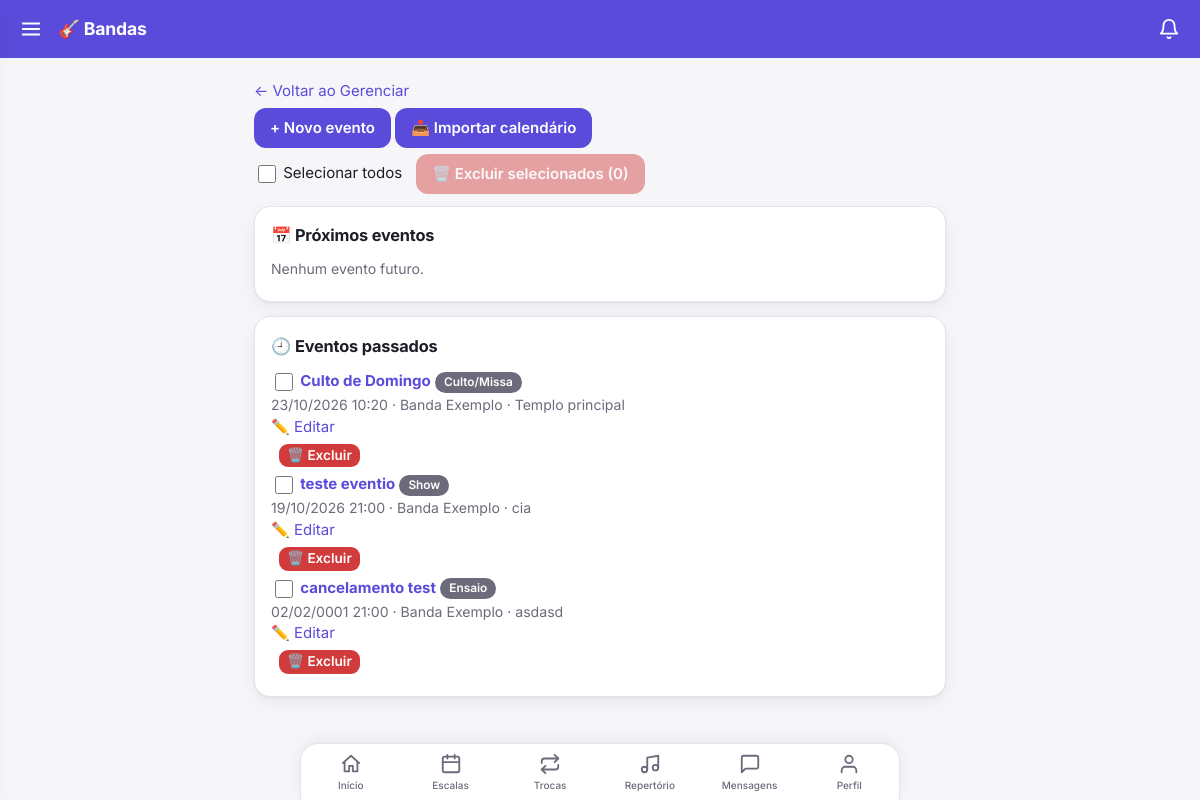
The app's page /eventos/ (signed in), older data.
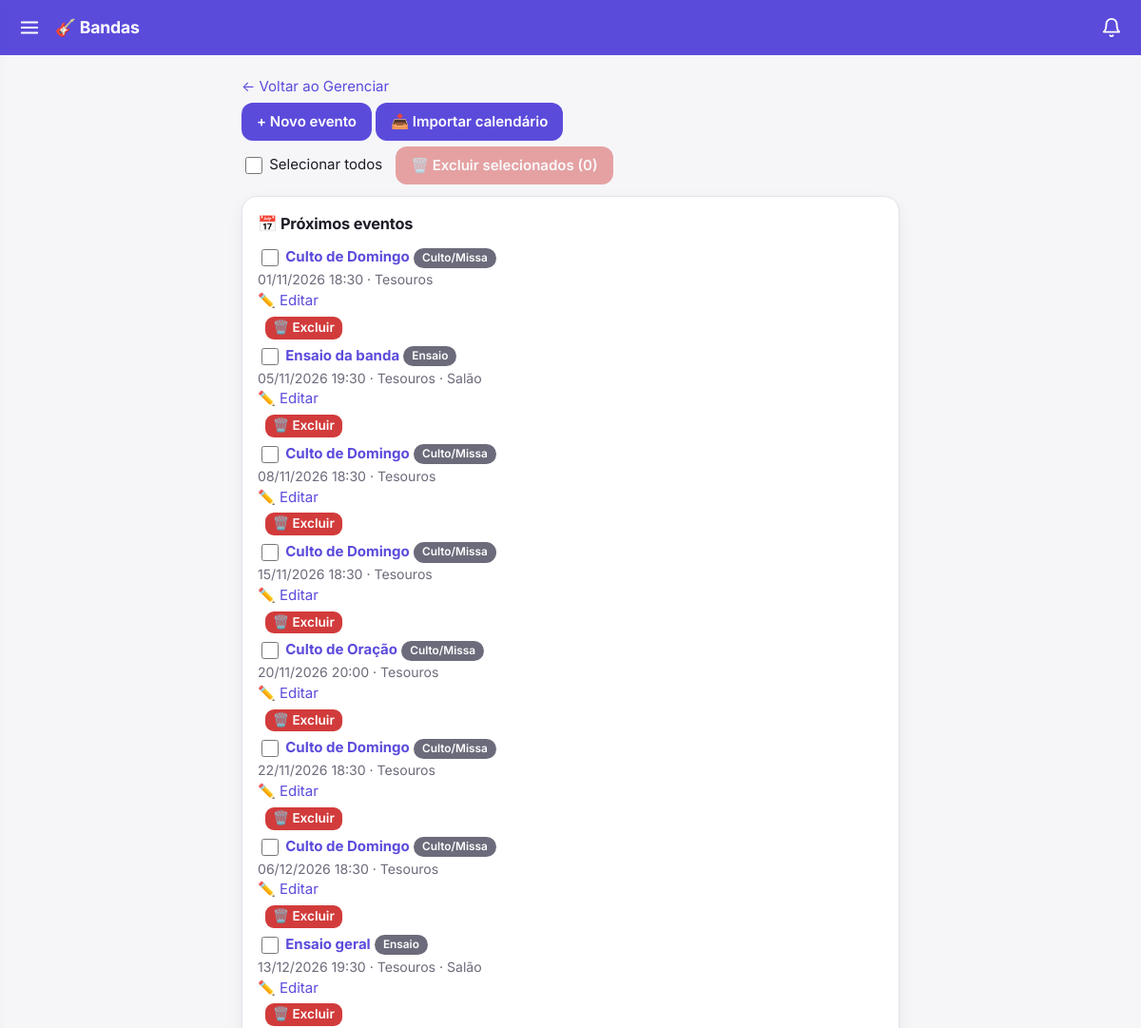
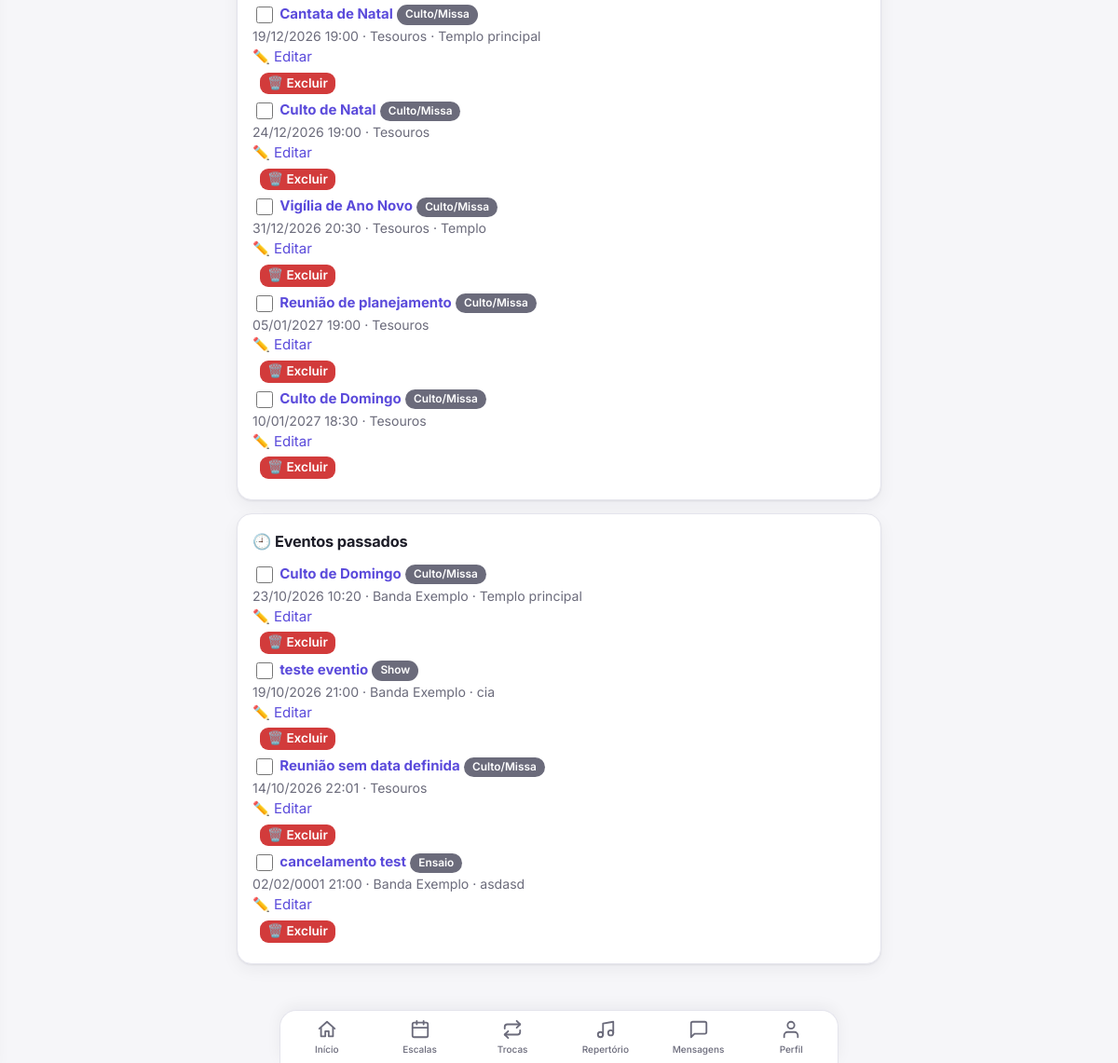
The same page, newer data (2 pictures, top to bottom).
### core/models.py (models this page shows, shortened)
class Evento(models.Model):
    TIPOS = [("ensaio", "Ensaio"), ("culto", "Culto/Missa"), ("show", "Show"), ("outro", "Outro")]
    banda = models.ForeignKey(Banda, on_delete=models.CASCADE, related_name="eventos")
    titulo = models.CharField(max_length=150)
    tipo = models.CharField(max_length=10, choices=TIPOS, default="ensaio")
    data_hora = models.DateTimeField()
    local = models.CharField(max_length=150, blank=True)
    descricao = models.TextField(blank=True)
    importacao = models.ForeignKey("ImportacaoEventos", null=True, blank=True, on_delete=models.SET_NULL,
                                   related_name="eventos")
    class Meta:
        ordering = ["data_hora"]

class Banda(models.Model):
    nome = models.CharField(max_length=100)
    descricao = models.TextField(blank=True)
    def __str__(self):
        return self.nome

### core/views.py (the view)
# urls.py: path("eventos/", v.eventos_lista, name="eventos"),
@login_required
def eventos_lista(request):
    if not _eh_lider(request.user):
        return redirect("home")
    qs = (Evento.objects.filter(banda__membros__user=request.user, banda__membros__papel="lider")
          .select_related("banda").distinct())
    agora = timezone.now()
    return render(request, "eventos.html", dict(futuros=qs.filter(data_hora__gte=agora).order_by("data_hora"),
                                                passados=qs.filter(data_hora__lt=agora).order_by("-data_hora")))

### core/templatetags/menu.py (called while the page is built)
@register.simple_tag(takes_context=True)
def usuario_eh_lider(context):
    u = context["request"].user
    return u.is_authenticated and Membro.objects.filter(user=u, papel="lider").exists()

### core/views.py (called while the page is built)
def _eh_lider(user):
    return Membro.objects.filter(user=user, papel="lider").exists()

### core/templates/eventos.html (shortened to what this page needs)
{% extends "base.html" %}{% block content %}
<p><a href="{% url 'gerenciar' %}">← Voltar ao Gerenciar</a></p>
<p><a href="{% url 'evento_novo' %}"><button>+ Novo evento</button></a> <a href="{% url 'importar_eventos' %}"><button>📥 Importar calendário</button></a></p>
{% if futuros or passados %}{% url 'evento_excluir_lote' as u %}{% include "_lote_barra.html" with acao=u aviso="Excluir {n} evento(s)? A escala e o setlist deles também serão apagados. Não dá para desfazer." %}{% endif %}
<div class="card"><h2>📅 Próximos eventos</h2>
{% for ev in futuros %}{% include "evento_linha.html" %}{% empty %}<p class="mut">Nenhum evento futuro.</p>{% endfor %}</div>
{% if passados %}<div class="card"><h2>🕘 Eventos passados</h2>
{% for ev in passados %}{% include "evento_linha.html" %}{% endfor %}</div>{% endif %}
{% endblock %}

### core/templates/evento_linha.html
<p><input type="checkbox" name="ids" value="{{ ev.pk }}" form="form-lote"> <a href="{% url 'evento' ev.pk %}"><b>{{ ev.titulo }}</b></a> <span class="tag">{{ ev.get_tipo_display }}</span><br>
<span class="mut">{{ ev.data_hora|date:"d/m/Y H:i" }} · {{ ev.banda }}{% if ev.local %} · {{ ev.local }}{% endif %}</span><br>
<a href="{% url 'evento_editar' ev.pk %}">✏️ Editar</a>
<form class="inl" method="post" action="{% url 'evento_excluir' ev.pk %}" onsubmit="return confirm('Excluir {{ ev.titulo|escapejs }}? A escala e o setlist dele também serão apagados.')">{% csrf_token %}<button class="no">🗑️ Excluir</button></form></p>

Row changes from the older to the newer data that the page shows:
added Evento: titulo "Culto de Domingo", tipo "Culto/Missa", data_hora "01/11/2026 18:30", banda "Tesouros", shown under "📅 Próximos eventos"
added Evento: titulo "Ensaio da banda", tipo "Ensaio", data_hora "05/11/2026 19:30", banda "Tesouros", local "Salão", shown under "📅 Próximos eventos"
added Evento: titulo "Culto de Domingo", tipo "Culto/Missa", data_hora "08/11/2026 18:30", banda "Tesouros", shown under "📅 Próximos eventos"
added Evento: titulo "Culto de Domingo", tipo "Culto/Missa", data_hora "15/11/2026 18:30", banda "Tesouros", shown under "📅 Próximos eventos"
added Evento: titulo "Culto de Oração", tipo "Culto/Missa", data_hora "20/11/2026 20:00", banda "Tesouros", shown under "📅 Próximos eventos"
added Evento: titulo "Culto de Domingo", tipo "Culto/Missa", data_hora "22/11/2026 18:30", banda "Tesouros", shown under "📅 Próximos eventos"
added Evento: titulo "Culto de Domingo", tipo "Culto/Missa", data_hora "06/12/2026 18:30", banda "Tesouros", shown under "📅 Próximos eventos"
added Evento: titulo "Ensaio geral", tipo "Ensaio", data_hora "13/12/2026 19:30", banda "Tesouros", local "Salão", shown under "📅 Próximos eventos"
added Evento: titulo "Cantata de Natal", tipo "Culto/Missa", data_hora "19/12/2026 19:00", banda "Tesouros", local "Templo principal", shown under "📅 Próximos eventos"
added Evento: titulo "Culto de Natal", tipo "Culto/Missa", data_hora "24/12/2026 19:00", banda "Tesouros", shown under "📅 Próximos eventos"
added Evento: titulo "Vigília de Ano Novo", tipo "Culto/Missa", data_hora "31/12/2026 20:30", banda "Tesouros", local "Templo", shown under "📅 Próximos eventos"
added Evento: titulo "Reunião de planejamento", tipo "Culto/Missa", data_hora "05/01/2027 19:00", banda "Tesouros", shown under "📅 Próximos eventos"
added Evento: titulo "Culto de Domingo", tipo "Culto/Missa", data_hora "10/01/2027 18:30", banda "Tesouros", shown under "📅 Próximos eventos"
added Evento: titulo "Reunião sem data definida", tipo "Culto/Missa", data_hora "14/10/2026 22:01", banda "Tesouros", shown under "🕘 Eventos passados"
Text that changed along with them:
text no longer shown: "Nenhum evento futuro."
